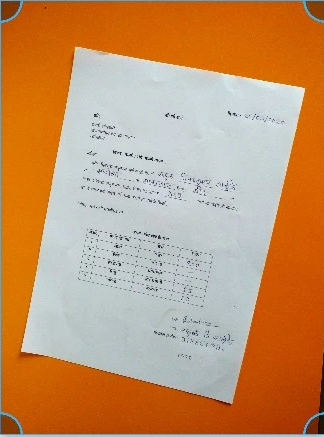
#> input picture scanner/document.png, 324 x 437 px
$ python test.py
#> lines starting #> are read from the running program, lines starting #| are printed output that depends on the picture; after the words box and inside, x2 and y2 are one past the last pixel; in counts of white or black regions, pixels touching at a corner belong together
import cv2
import numpy as np

def order_points(pts):
    # Sort the 4 points into [top-left, top-right, bottom-right, bottom-left]
    rect = np.zeros((4, 2), dtype="float32")
    s = pts.sum(axis=1)
    rect[0] = pts[np.argmin(s)]  # top-left
    rect[2] = pts[np.argmax(s)]  # bottom-right

    diff = np.diff(pts, axis=1)
    rect[1] = pts[np.argmin(diff)]  # top-right
    rect[3] = pts[np.argmax(diff)]  # bottom-left

    return rect

def four_point_transform(image, pts):
    rect = order_points(pts)
    (tl, tr, br, bl) = rect

    # Compute width and height of the new image
    widthA = np.linalg.norm(br - bl)
    widthB = np.linalg.norm(tr - tl)
    maxWidth = max(int(widthA), int(widthB))

    heightA = np.linalg.norm(tr - br)
    heightB = np.linalg.norm(tl - bl)
    maxHeight = max(int(heightA), int(heightB))

    # Destination points for top-down view
    dst = np.array([
        [0, 0],
        [maxWidth - 1, 0],
        [maxWidth - 1, maxHeight - 1],
        [0, maxHeight - 1]], dtype="float32")

    # Perspective transform
    M = cv2.getPerspectiveTransform(rect, dst)
    warped = cv2.warpPerspective(image, M, (maxWidth, maxHeight))

    return warped

# --- Main ---
image = cv2.imread("document.png")  # replace with your image
#> image is the input picture: shape (437, 324, 3); mean B, G, R 105.8, 148, 195.2
orig = image.copy()
gray = cv2.cvtColor(image, cv2.COLOR_BGR2GRAY)
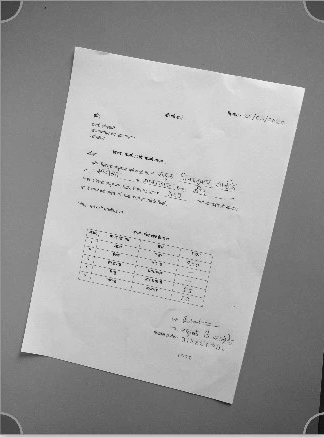
#> gray: shape (437, 324); min 5, max 241, mean 157.3
gray = cv2.GaussianBlur(gray, (5, 5), 0)
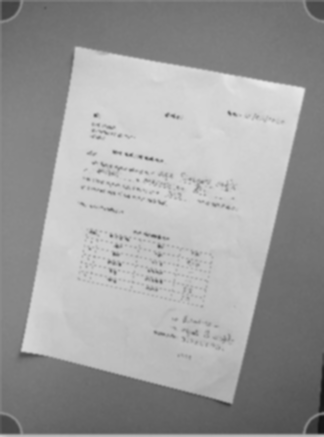
#> gray: shape (437, 324); min 19, max 233, mean 157.3
edged = cv2.Canny(gray, 75, 200)
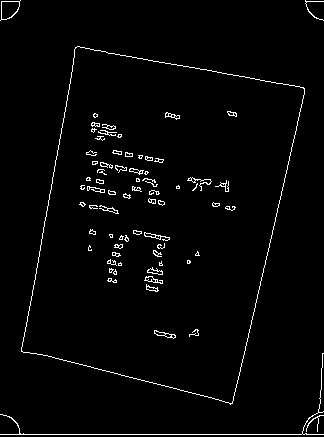
#> edged: shape (437, 324); 2.4% white in thin lines or dots

# Find contours
contours, _ = cv2.findContours(edged.copy(), cv2.RETR_LIST, cv2.CHAIN_APPROX_SIMPLE)
#> contours = 148 contours, 108 with area under 20; largest, box (x1, y1, x2, y2) and area: (21, 46, 305, 405) 71012, (21, 46, 305, 404) 71008, (0, 0, 21, 21) 266, (1, 1, 20, 20) 256, (154, 330, 176, 339) 68
contours = sorted(contours, key=cv2.contourArea, reverse=True)[:5]
#> contours = 5 contours; box (x1, y1, x2, y2) and area: (21, 46, 305, 405) 71012, (21, 46, 305, 404) 71008, (0, 0, 21, 21) 266, (1, 1, 20, 20) 256, (154, 330, 176, 339) 68

docCnt = None
for c in contours:
    peri = cv2.arcLength(c, True)
    approx = cv2.approxPolyDP(c, 0.02 * peri, True)
    if len(approx) == 4:  # found a rectangle
        docCnt = approx
        break
#> this loop made 1 pass
#> (peri, docCnt) on pass 1: (1151.4, [[77, 46], [21, 351], [230, 404], [304, 88]])

if docCnt is not None:
    warped = four_point_transform(orig, docCnt.reshape(4, 2))
#> in order_points, `s = pts.sum(axis=1)`: s = [123, 372, 634, 392]
#> in order_points, `diff = np.diff(pts, axis=1)`: diff = [-31, 330, 174, -216]
#> in four_point_transform, `rect = order_points(pts)`: rect = [[77, 46], [304, 88], [230, 404], [21, 351]]
#> in four_point_transform, `(tl, tr, br, bl) = rect`: tl = [77, 46]; tr = [304, 88]; br = [230, 404]; bl = [21, 351]
#> in four_point_transform, `widthA = np.linalg.norm(br - bl)`: widthA = 215.6
#> in four_point_transform, `widthB = np.linalg.norm(tr - tl)`: widthB = 230.9
#> in four_point_transform, `maxWidth = max(int(widthA), int(widthB))`: maxWidth = 230
#> in four_point_transform, `heightA = np.linalg.norm(tr - br)`: heightA = 324.5
#> in four_point_transform, `heightB = np.linalg.norm(tl - bl)`: heightB = 310.1
#> in four_point_transform, `maxHeight = max(int(heightA), int(heightB))`: maxHeight = 324
#> in four_point_transform, `dst = np.array([ [0, 0], [maxWidth - 1, 0], [maxWidth - 1, maxHeight -..`: dst = [[0, 0], [229, 0], [229, 323], [0, 323]]
#> in four_point_transform, `M = cv2.getPerspectiveTransform(rect, dst)`: M = [[1.03, 0.19, -88.42], [-0.179, 0.968, -30.75], [0.000249, -0.00017, 1]]
#> in four_point_transform, `warped = cv2.warpPerspective(image, M, (maxWidth, maxHeight))`:
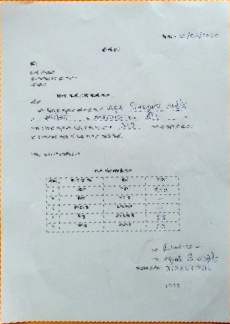
#> warped: shape (324, 230, 3); mean B, G, R 200.3, 199.9, 191.4

    # Convert to grayscale and enhance
    warped_gray = cv2.cvtColor(warped, cv2.COLOR_BGR2GRAY)
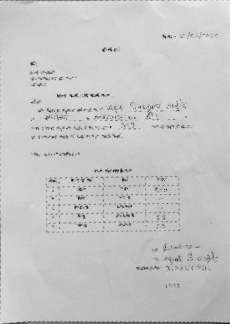
#> warped_gray: shape (324, 230); min 16, max 238, mean 197.4
    scanned = cv2.adaptiveThreshold(
        warped_gray, 255,
        cv2.ADAPTIVE_THRESH_GAUSSIAN_C,
        cv2.THRESH_BINARY, 11, 2
    )
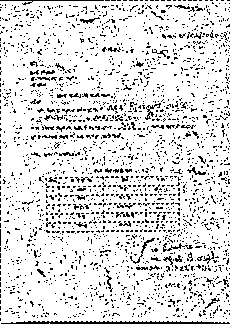
#> scanned: shape (324, 230); 86.7% white; black in thin lines or dots

    # (Optional) clean small noise
    kernel = np.ones((2,2), np.uint8)
    scanned = cv2.morphologyEx(scanned, cv2.MORPH_OPEN, kernel)
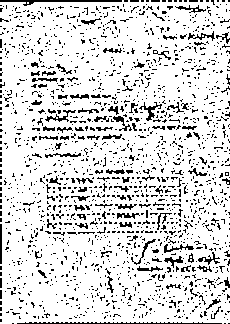
#> scanned: shape (324, 230); 85.2% white; black in thin lines or dots

    cv2.imshow("Scanned Document", scanned)
